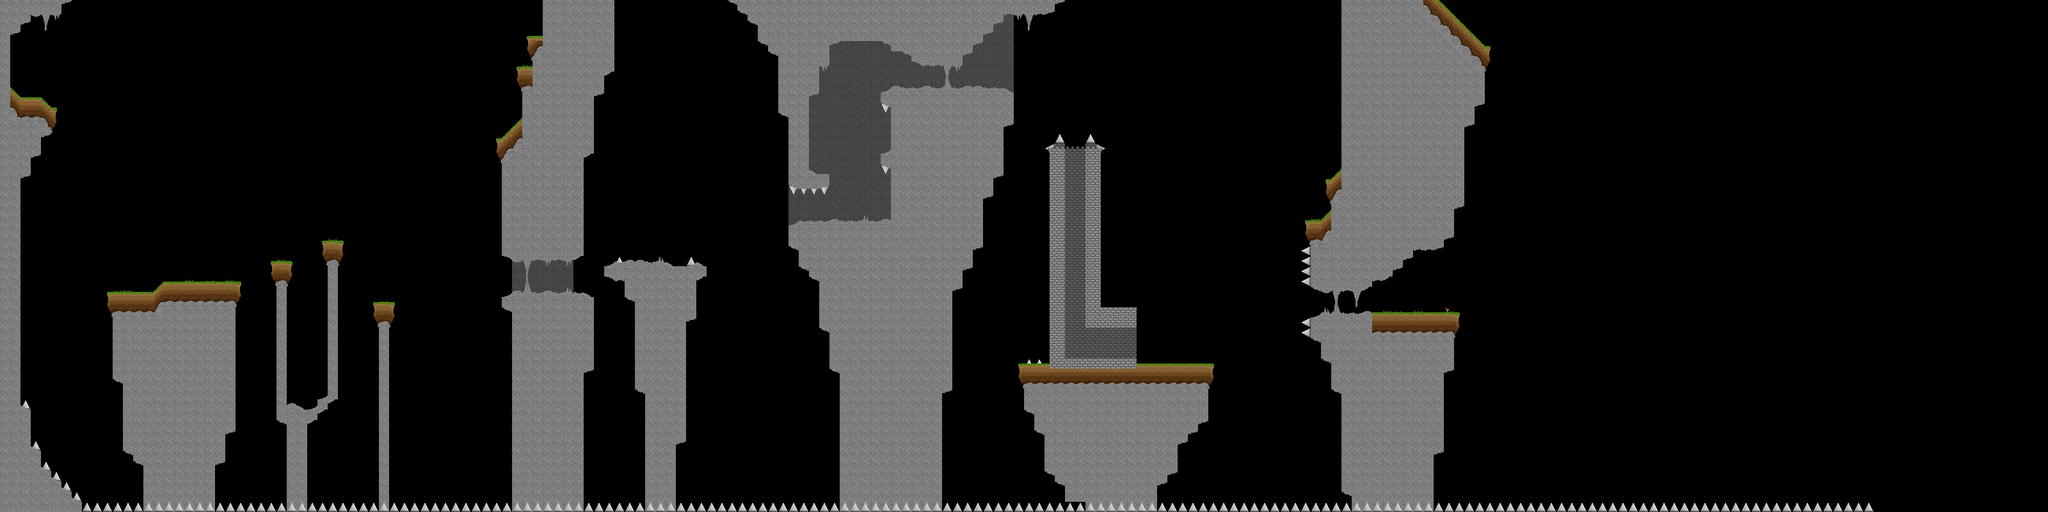

This is a level from a 2D game, rendered from its Tiled map with the project's own tilesets. A one-line summary and the map file follow, with tile-layer data summarised:
An orthogonal 200x50 tile map with 16x16 px tiles, 3 tile layers (back, less back, front) and 62 objects (43x GROUND, 15x WALL, 4x DANGER).

<map version="1.2" tiledversion="1.2.5" orientation="orthogonal" renderorder="right-down" width="200" height="50" tilewidth="16" tileheight="16" infinite="0" nextlayerid="8" nextobjectid="1">
 <tileset firstgid="1" name="Textures homemade" tilewidth="16" tileheight="16" tilecount="100" columns="10">
  <image source="../textures/Tileset que no es basura or so I hope.png" width="160" height="160" />
  <tile id="1">
   <objectgroup draworder="index">
    <object id="1" type="GROUND" x="8" y="15" width="8" height="1" />
    <object id="2" type="GROUND" x="9" y="14" width="7" height="1" />
    <object id="4" type="GROUND" x="10" y="13" width="6" height="1" />
    <object id="5" type="GROUND" x="11" y="12" width="5" height="1" />
    <object id="6" type="GROUND" x="13" y="10" width="3" height="2" />
    <object id="7" type="GROUND" x="14" y="9" width="2" height="1" />
    <object id="8" type="GROUND" x="15" y="8" width="1" height="1" />
   </objectgroup>
  </tile>
  <tile id="2">
   <objectgroup draworder="index">
    <object id="1" type="GROUND" x="0" y="8" width="16" height="8" />
   </objectgroup>
  </tile>
  <tile id="3">
   <objectgroup draworder="index">
    <object id="1" type="GROUND" x="0" y="15" width="8" height="1" />
    <object id="2" type="GROUND" x="0" y="14" width="7" height="1" />
    <object id="3" type="GROUND" x="0" y="13" width="6" height="1" />
    <object id="4" type="GROUND" x="0" y="12" width="5" height="1" />
    <object id="5" type="GROUND" x="0" y="10" width="3" height="2" />
    <object id="6" type="GROUND" x="0" y="9" width="2" height="1" />
    <object id="7" type="GROUND" x="0" y="8" width="1" height="1" />
   </objectgroup>
  </tile>
  <tile id="10">
   <objectgroup draworder="index">
    <object id="1" type="GROUND" x="8" y="8" width="8" height="4" />
    <object id="2" type="WALL" x="7" y="9" width="3" height="7" />
   </objectgroup>
  </tile>
  <tile id="11">
   <objectgroup draworder="index">
    <object id="8" type="GROUND" x="0" y="7" width="8" height="1" />
    <object id="9" type="GROUND" x="1" y="6" width="7" height="1" />
    <object id="10" type="GROUND" x="2" y="5" width="6" height="1" />
    <object id="11" type="GROUND" x="3" y="4" width="5" height="1" />
    <object id="12" type="GROUND" x="5" y="2" width="3" height="2" />
    <object id="13" type="GROUND" x="6" y="1" width="2" height="1" />
    <object id="14" type="GROUND" x="7" y="0" width="1" height="1" />
    <object id="15" type="GROUND" x="0" y="7" width="8" height="1" />
    <object id="16" type="GROUND" x="1" y="6" width="7" height="1" />
    <object id="17" type="GROUND" x="2" y="5" width="6" height="1" />
    <object id="18" type="GROUND" x="3" y="4" width="5" height="1" />
    <object id="19" type="GROUND" x="5" y="2" width="3" height="2" />
    <object id="20" type="GROUND" x="6" y="1" width="2" height="1" />
    <object id="21" type="GROUND" x="7" y="0" width="1" height="1" />
   </objectgroup>
  </tile>
  <tile id="13">
   <objectgroup draworder="index">
    <object id="10" type="GROUND" x="8" y="7" width="8" height="1" />
    <object id="11" type="GROUND" x="8" y="6" width="7" height="1" />
    <object id="12" type="GROUND" x="8" y="5" width="6" height="1" />
    <object id="13" type="GROUND" x="8" y="4" width="5" height="1" />
    <object id="14" type="GROUND" x="8" y="2" width="3" height="2" />
    <object id="15" type="GROUND" x="8" y="1" width="2" height="1" />
    <object id="16" type="GROUND" x="8" y="0" width="1" height="1" />
   </objectgroup>
  </tile>
  <tile id="14">
   <objectgroup draworder="index">
    <object id="1" type="GROUND" x="0" y="8" width="8" height="4" />
    <object id="2" type="WALL" x="6" y="9" width="3" height="7" />
   </objectgroup>
  </tile>
  <tile id="20">
   <objectgroup draworder="index">
    <object id="1" type="WALL" x="8" y="0" width="8" height="16" />
   </objectgroup>
  </tile>
  <tile id="24">
   <objectgroup draworder="index">
    <object id="1" type="WALL" x="0" y="0" width="8" height="16" />
   </objectgroup>
  </tile>
  <tile id="30">
   <objectgroup draworder="index">
    <object id="1" type="WALL" x="10" y="0" width="6" height="6" />
    <object id="3" type="WALL" x="14" y="6" width="2" height="9" />
   </objectgroup>
  </tile>
  <tile id="32">
   <objectgroup draworder="index">
    <object id="1" type="GROUND" x="1" y="0" width="14" height="16" />
    <object id="4" type="WALL" x="0" y="1" width="16" height="14" />
   </objectgroup>
  </tile>
  <tile id="34">
   <objectgroup draworder="index">
    <object id="1" type="WALL" x="0" y="0" width="6" height="6" />
    <object id="2" type="WALL" x="0" y="6" width="3" height="10" />
   </objectgroup>
  </tile>
  <tile id="35">
   <objectgroup draworder="index">
    <object id="2" type="DANGER" x="0" y="1" width="14" height="14" />
   </objectgroup>
  </tile>
  <tile id="37">
   <objectgroup draworder="index">
    <object id="2" type="DANGER" x="2" y="1" width="14" height="14" />
   </objectgroup>
  </tile>
  <tile id="38">
   <objectgroup draworder="index">
    <object id="2" type="DANGER" x="1" y="1" width="14" height="14" />
   </objectgroup>
  </tile>
  <tile id="40">
   <objectgroup draworder="index">
    <object id="2" type="DANGER" x="1" y="2" width="14" height="14" />
   </objectgroup>
  </tile>
  <tile id="50">
   <objectgroup draworder="index">
    <object id="1" type="GROUND" x="6" y="8" width="8" height="5" />
    <object id="2" type="WALL" x="5" y="9" width="7" height="7" />
   </objectgroup>
  </tile>
  <tile id="52">
   <objectgroup draworder="index">
    <object id="1" type="GROUND" x="2" y="8" width="8" height="5" />
    <object id="2" type="WALL" x="4" y="9" width="7" height="7" />
   </objectgroup>
  </tile>
  <tile id="60">
   <objectgroup draworder="index">
    <object id="1" type="WALL" x="8" y="0" width="8" height="16" />
   </objectgroup>
  </tile>
  <tile id="61">
   <objectgroup draworder="index">
    <object id="1" type="GROUND" x="1" y="0" width="14" height="16" />
    <object id="2" type="WALL" x="0" y="1" width="16" height="14" />
   </objectgroup>
  </tile>
  <tile id="62">
   <objectgroup draworder="index">
    <object id="1" type="WALL" x="0" y="0" width="8" height="16" />
   </objectgroup>
  </tile>
  <tile id="70">
   <objectgroup draworder="index">
    <object id="5" type="GROUND" x="1" y="0" width="14" height="16" />
    <object id="6" type="WALL" x="0" y="1" width="16" height="14" />
   </objectgroup>
  </tile>
 </tileset>
 <layer id="3" name="back" width="200" height="50">
  <properties>
   <property name="Navigation" value="0" />
   <property name="NoDraw" value="0" />
  </properties>
  <data>[10000 cells, 300 non-empty, 6 distinct tile ids]</data>
 </layer>
 <layer id="4" name="less back" width="200" height="50">
  <properties>
   <property name="Navigation" value="0" />
   <property name="NoDraw" value="0" />
  </properties>
  <data>[10000 cells, 119 non-empty, 10 distinct tile ids]</data>
 </layer>
 <layer id="1" name="front" width="200" height="50">
  <properties>
   <property name="Navigation" value="0" />
   <property name="NoDraw" value="0" />
  </properties>
  <data>[10000 cells, 2771 non-empty, 50 distinct tile ids]</data>
 </layer>
</map>